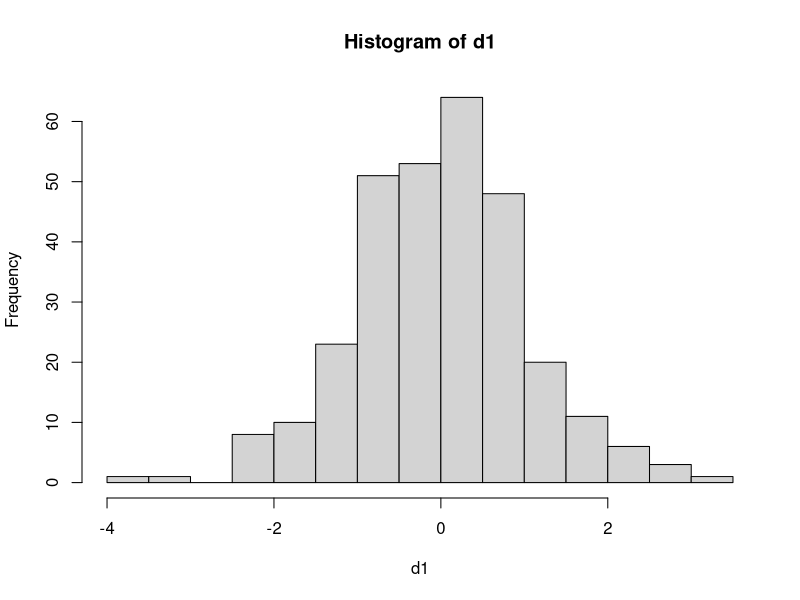
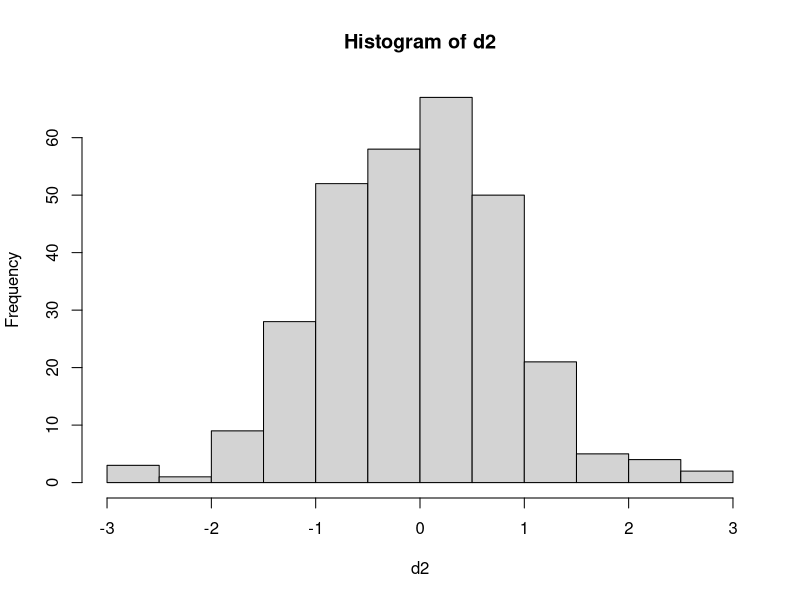
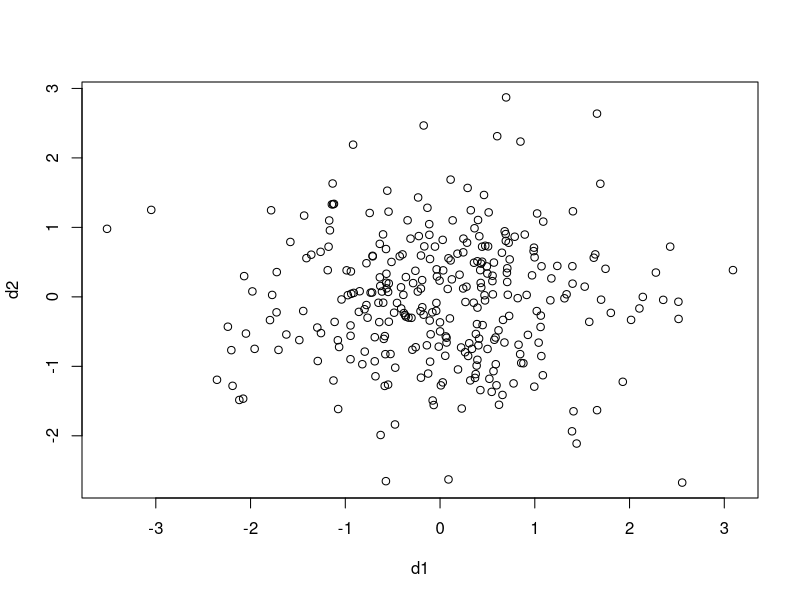
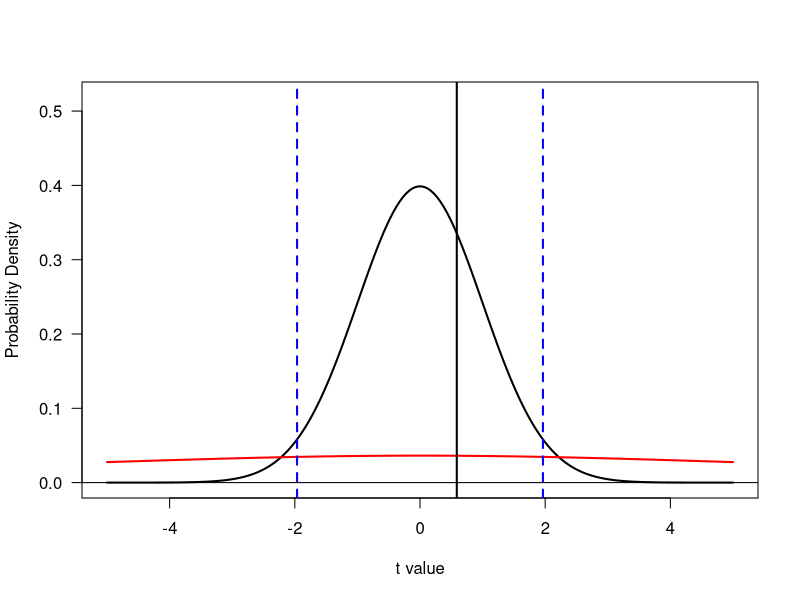

Here is the R script that generated these plots, in order:
## ---- chunk 1
knitr::opts_chunk$set(echo = TRUE)
## ---- chunk 2
library('BayesFactor')
 cindbf = function(d1,d2,rscale){
   n1=length(d1)
   n2=length(d2)
   tval=as.numeric(t.test(d1,d2,var.equal=T)$stat)
   df = (n1-1)+(n2-1)
   nlik = dt(tval,df,0)
   pri = function(es) dt(es/rscale,1)/rscale
   lik = function(es) dt(tval,df,es/sqrt(1/n1+1/n2))
   wlik = function(es) pri(es)*lik(es)
   alik = suppressWarnings(  integrate(wlik,-Inf,Inf)$val )
   bf = alik/nlik
   if(bf>=1) print(paste("BF =",round(bf,2)))
   if(bf<1) print(paste("BF = 1 /",round(1/bf,2)))
   
   #plotting code
   par(mfcol=c(1,1))
   
   # different from alik and nlik above because they are here functions that can take any value
   nlik = function(tval) dt(tval,df)
   alik = function(tval,rscale){
     alik = rep(0,length(tval))
     for(ii in 1:length(alik)){
       pri = function(es) dt(es/rscale,1)/rscale
       lik = function(es) dt(tval[ii],df,es/sqrt(1/n1+1/n2))
       wlik = function(es) pri(es)*lik(es)
       alik[ii] = suppressWarnings( integrate(wlik,-Inf,Inf)$val )
     }
     return(alik)
   }
   xrng = max(5,ceiling(tval))
   xx=seq(-xrng,xrng,length.out=200)
   ymax=dt(0,df)+dt(0,df)*.3
   plot(xx,nlik(xx),type='l',ylim=c(0,ymax),main="",xlab="t value",
        ylab="Probability Density",las=1,lwd=2)
   points(xx,alik(xx,rscale),type='l',col="red",lwd=2)
   abline(v=tval,lwd=2)
   abline(v=qt(.025,df),lty=2,col="blue",lwd=2)
   abline(v=qt(.975,df),lty=2,col="blue",lwd=2)
   abline(h=0)
   
   return(bf)
 }
 
#randomly sample some data with a specified effect size (standard deviation units)
es = 0
d1=rnorm(300,es)
hist(d1)
d2=rnorm(300)
hist(d2)

plot(d1,d2)


#Rigs data to produce a certain t value
rigStat=function(tvalTar=1,compVal=0){
   n1=length(d1)
   n2=length(d2)
   df1=length(d1)-1
   df2=length(d2)-1
   dfTot=df1+df1
   s2pooled=(df1/dfTot)*var(d1) + 
      (df2/dfTot)*var(d2)
   sDiff=sqrt(s2pooled/n1 + s2pooled/n2)
   tCurrent=((mean(d1)-mean(d2))-compVal)/sDiff
   miss=tvalTar-tCurrent
   meanShift=miss*sDiff
   d1=d1+meanShift
   return(d1)
}

#d1=rigStat(-2.1)

# regular t test
t = t.test(d1,d2,var.equal=T)
print(t)

ttestBF(d1,d2)

cindbf(d1,d2,sqrt(2)/2)

# True effect size of sample: (mean(d1)-mean(d2))/(sqrt(0.5*var(d1)+0.5*var(d2)))
